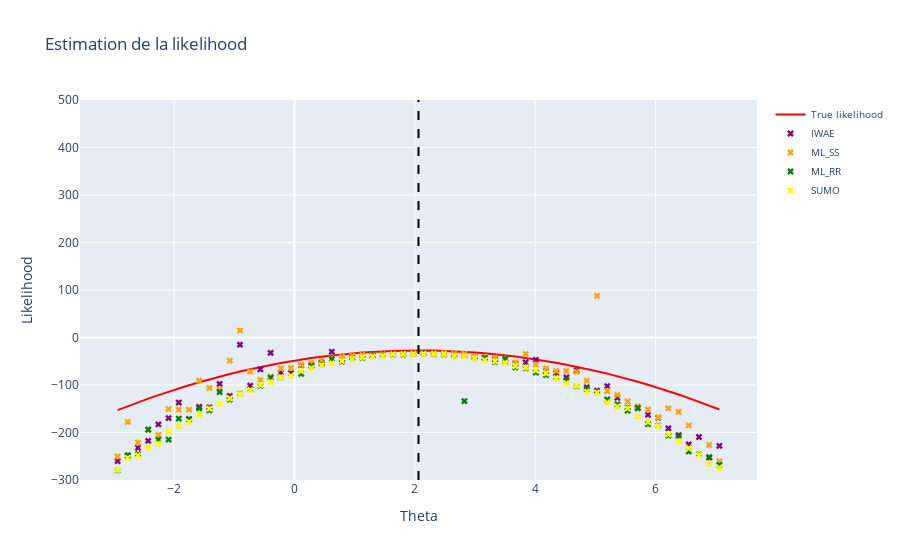

The notebook cell this image was saved under:
### Markdown cell above
### <span style="color:orange">  **1.4 Comparaison entre les différents estimateurs**  </span>

Dans cette partie, nous allons comparer les estimateurs sur un même graphique.

### Code cell
Code.plot_likelihood(r, x, noised_A, noised_b, theta_true, n_simulations, "all")
